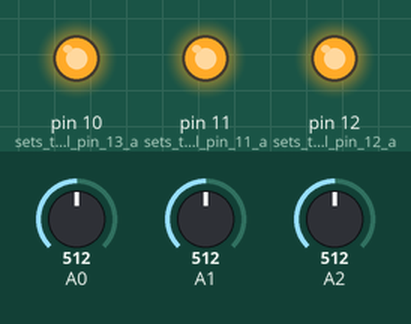
The sketch below on a simulated Arduino Uno, built with avr-gcc and run on an emulated ATmega328P. Parts: output pins drawn as LEDs (lit = HIGH). The test bench sets the inputs (shaded band); at power-on: A0 = 512, A1 = 512, A2 = 512.

Above: at 1.2 s.
1.3 s: A0 set to 0
At 1.9 s:
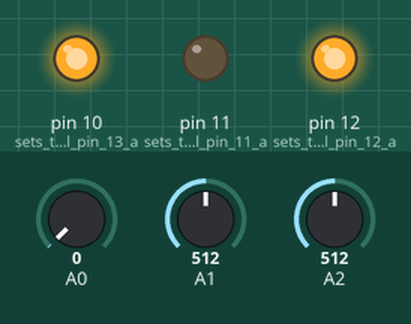
2.8 s: A1 set to 0
At 4.0 s:
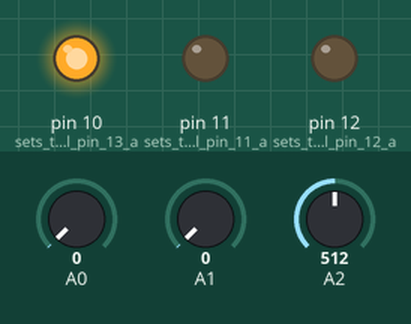
4.3 s: A2 set to 0
At 5.4 s:
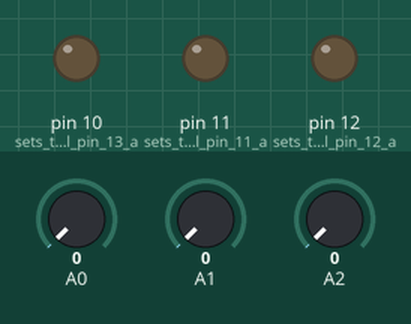
5.8 s: A0 set to 122
At 6.5 s:
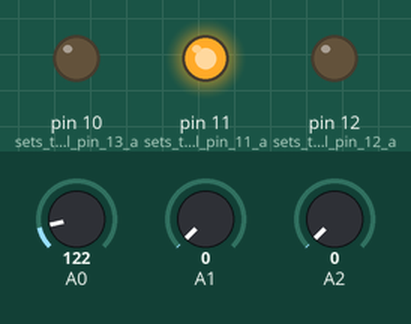
7.3 s: A1 set to 122
At 7.6 s:
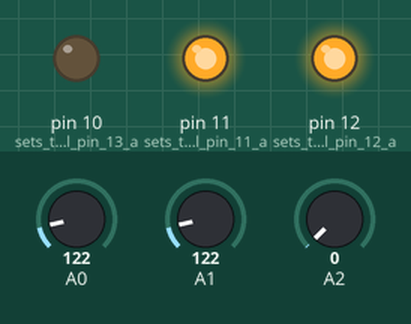
8.8 s: A0 set to 0
At 10.0 s:
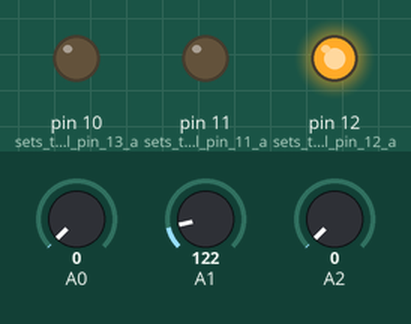
Timing chart, 0 to 11.3 s (numbered marks = the images above; inputs shaded):
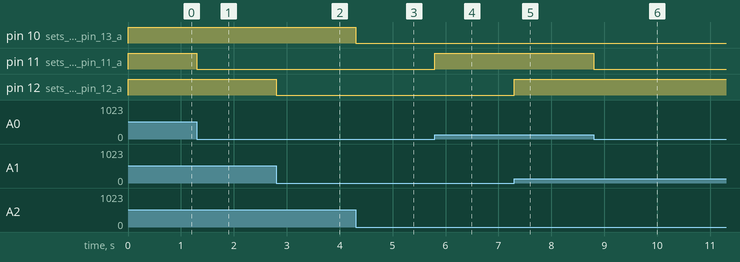

The sketch:

code.ino
```cpp
void setup() {
  pinMode(11, OUTPUT);    // sets the digital pin 11 as output
  pinMode(12, OUTPUT);    // sets the digital pin 12 as output
  pinMode(10, OUTPUT);    // sets the digital pin 13 as output
  //Serial.begin(9600);
}

void loop() {
  int sensorValue1 = analogRead(A0);
  int sensorValue2 = analogRead(A1);
  int sensorValue3 = analogRead(A2);

  if(sensorValue1>0){
    digitalWrite(11, HIGH);
  }
  else{
   digitalWrite(11, LOW);
  }
  if(sensorValue2>0){
    digitalWrite(12, HIGH);
  }
  else{
   digitalWrite(12, LOW);
  }
   if(sensorValue3>0){
    digitalWrite(10, HIGH);
  }
  else{
   digitalWrite(10, LOW);
  }

}
```

Measured:
- after the input at 1.3 s, pin 11 (sets_the_digital_pin_11_a): HIGH → LOW at once
- after the input at 2.8 s, pin 12 (sets_the_digital_pin_12_a): HIGH → LOW at once
- after the input at 4.3 s, pin 10 (sets_the_digital_pin_13_a): HIGH → LOW at once
- after the input at 5.8 s, pin 11 (sets_the_digital_pin_11_a): LOW → HIGH at once
- after the input at 7.3 s, pin 12 (sets_the_digital_pin_12_a): LOW → HIGH at once
- after the input at 8.8 s, pin 11 (sets_the_digital_pin_11_a): HIGH → LOW at once
